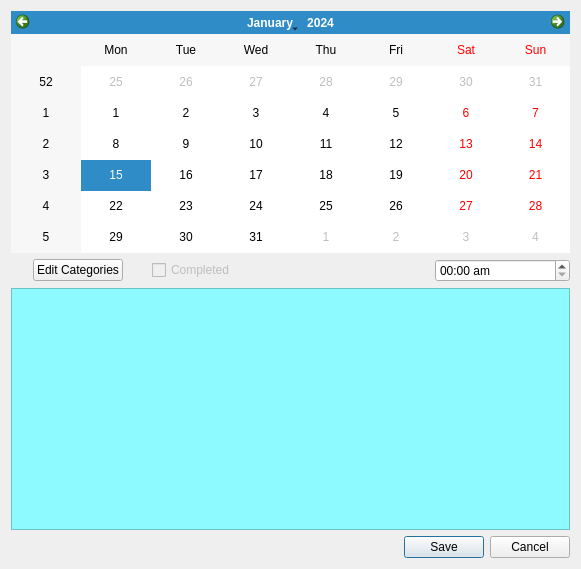
<?xml version="1.0" encoding="UTF-8"?>
<ui version="4.0">
 <class>addDialog</class>
 <widget class="QDialog" name="addDialog">
  <property name="geometry">
   <rect>
    <x>0</x>
    <y>0</y>
    <width>581</width>
    <height>569</height>
   </rect>
  </property>
  <property name="windowTitle">
   <string>Add a reminder</string>
  </property>
  <property name="styleSheet">
   <string notr="true"/>
  </property>
  <layout class="QGridLayout" name="gridLayout">
   <item row="0" column="0">
    <layout class="QVBoxLayout" name="verticalLayout">
     <property name="sizeConstraint">
      <enum>QLayout::SetMinAndMaxSize</enum>
     </property>
     <item>
      <widget class="QCalendarWidget" name="addDlgCalendarWidget">
       <property name="sizePolicy">
        <sizepolicy hsizetype="Preferred" vsizetype="Preferred">
         <horstretch>0</horstretch>
         <verstretch>0</verstretch>
        </sizepolicy>
       </property>
      </widget>
     </item>
     <item>
      <layout class="QHBoxLayout" name="horizontalLayout">
       <item alignment="Qt::AlignHCenter">
        <widget class="QPushButton" name="addDlgCatpushButton">
         <property name="cursor">
          <cursorShape>PointingHandCursor</cursorShape>
         </property>
         <property name="text">
          <string>Edit Categories</string>
         </property>
         <property name="icon">
          <iconset resource="../icons.qrc">
           <normaloff>:/icons/icons/open-window-black.png</normaloff>:/icons/icons/open-window-black.png</iconset>
         </property>
        </widget>
       </item>
       <item>
        <widget class="QCheckBox" name="addDlgCompletecheckBox">
         <property name="enabled">
          <bool>false</bool>
         </property>
         <property name="text">
          <string>Completed</string>
         </property>
        </widget>
       </item>
       <item alignment="Qt::AlignRight">
        <widget class="QLabel" name="addDlgTimeLabel">
         <property name="text">
          <string/>
         </property>
         <property name="pixmap">
          <pixmap resource="../icons.qrc">:/icons/icons/clock-with-white-face.png</pixmap>
         </property>
         <property name="alignment">
          <set>Qt::AlignRight|Qt::AlignTrailing|Qt::AlignVCenter</set>
         </property>
         <property name="buddy">
          <cstring>addDlgTimeEdit</cstring>
         </property>
        </widget>
       </item>
       <item>
        <widget class="QTimeEdit" name="addDlgTimeEdit">
         <property name="sizePolicy">
          <sizepolicy hsizetype="Preferred" vsizetype="Preferred">
           <horstretch>0</horstretch>
           <verstretch>0</verstretch>
          </sizepolicy>
         </property>
         <property name="cursor">
          <cursorShape>PointingHandCursor</cursorShape>
         </property>
         <property name="displayFormat">
          <string>HH:mm ap</string>
         </property>
        </widget>
       </item>
      </layout>
     </item>
     <item>
      <widget class="QTextEdit" name="addDlgTextEdit">
       <property name="font">
        <font>
         <italic>true</italic>
        </font>
       </property>
       <property name="cursor" stdset="0">
        <cursorShape>IBeamCursor</cursorShape>
       </property>
       <property name="styleSheet">
        <string notr="true">QTextEdit{
   background-color: rgb(140, 250, 255);
	color: black;
}</string>
       </property>
       <property name="html">
        <string>&lt;!DOCTYPE HTML PUBLIC &quot;-//W3C//DTD HTML 4.0//EN&quot; &quot;http://www.w3.org/TR/REC-html40/strict.dtd&quot;&gt;
&lt;html&gt;&lt;head&gt;&lt;meta name=&quot;qrichtext&quot; content=&quot;1&quot; /&gt;&lt;style type=&quot;text/css&quot;&gt;
p, li { white-space: pre-wrap; }
&lt;/style&gt;&lt;/head&gt;&lt;body style=&quot; font-family:'Ubuntu'; font-size:11pt; font-weight:400; font-style:italic;&quot;&gt;
&lt;p style=&quot;-qt-paragraph-type:empty; margin-top:0px; margin-bottom:0px; margin-left:0px; margin-right:0px; -qt-block-indent:0; text-indent:0px;&quot;&gt;&lt;br /&gt;&lt;/p&gt;&lt;/body&gt;&lt;/html&gt;</string>
       </property>
      </widget>
     </item>
     <item>
      <widget class="QDialogButtonBox" name="addDlgButtonBox">
       <property name="cursor">
        <cursorShape>ArrowCursor</cursorShape>
       </property>
       <property name="orientation">
        <enum>Qt::Horizontal</enum>
       </property>
       <property name="standardButtons">
        <set>QDialogButtonBox::Cancel|QDialogButtonBox::Save</set>
       </property>
       <property name="centerButtons">
        <bool>false</bool>
       </property>
      </widget>
     </item>
    </layout>
   </item>
  </layout>
 </widget>
 <resources>
  <include location="../icons.qrc"/>
 </resources>
 <connections>
  <connection>
   <sender>addDlgButtonBox</sender>
   <signal>accepted()</signal>
   <receiver>addDialog</receiver>
   <slot>accept()</slot>
   <hints>
    <hint type="sourcelabel">
     <x>248</x>
     <y>254</y>
    </hint>
    <hint type="destinationlabel">
     <x>157</x>
     <y>274</y>
    </hint>
   </hints>
  </connection>
  <connection>
   <sender>addDlgButtonBox</sender>
   <signal>rejected()</signal>
   <receiver>addDialog</receiver>
   <slot>reject()</slot>
   <hints>
    <hint type="sourcelabel">
     <x>316</x>
     <y>260</y>
    </hint>
    <hint type="destinationlabel">
     <x>286</x>
     <y>274</y>
    </hint>
   </hints>
  </connection>
 </connections>
</ui>
